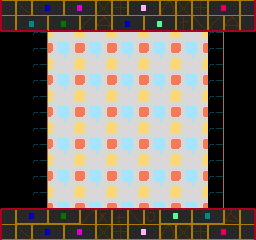

Rendered tile map (Tiled .tmx) drawn with the repository's tilesets; below, a short description and the full map source, tile grids included:
An orthogonal 16x15 tile map with 16x16 px tiles, 2 tile layers (back, front) and 1 object (Shop).

<map version="1.0" orientation="orthogonal" width="16" height="15" tilewidth="16" tileheight="16">
 <tileset firstgid="1" name="tiles1" tilewidth="16" tileheight="16">
  <image source="../../img/tiles/tiles0.gif" trans="ff00ff" width="256" height="256" />
 </tileset>
 <layer name="back" width="16" height="15">
  <data encoding="csv">
0,0,182,130,129,130,129,130,129,130,129,130,129,182,0,0,
0,0,182,146,145,146,145,146,145,146,145,146,145,182,0,0,
0,0,182,130,129,130,129,130,129,130,129,130,129,182,0,0,
0,0,182,146,145,146,145,146,145,146,145,146,145,182,0,0,
0,0,182,130,129,130,129,130,129,130,129,130,129,182,0,0,
0,0,182,146,145,146,145,146,145,146,145,146,145,182,0,0,
0,0,182,130,129,130,129,130,129,130,129,130,129,182,0,0,
0,0,182,146,145,146,145,146,145,146,145,146,145,182,0,0,
0,0,182,130,129,130,129,130,129,130,129,130,129,182,0,0,
0,0,182,146,145,146,145,146,145,146,145,146,145,182,0,0,
0,0,182,130,129,130,129,130,129,130,129,130,129,182,0,0,
0,0,182,146,145,146,145,146,145,146,145,146,145,182,0,0,
0,0,182,130,129,130,129,130,129,130,129,130,129,182,0,0,
0,0,182,146,145,146,145,146,145,146,145,146,145,182,0,0,
0,0,182,130,129,130,129,130,129,130,129,130,129,182,0,0
</data>
 </layer>
 <layer name="front" width="16" height="15">
  <data encoding="csv">
97,99,67,68,87,88,115,116,85,86,119,115,116,81,82,104,
17,7,8,1,2,22,23,3,4,5,6,20,21,22,23,24,
0,0,0,0,0,0,0,0,0,0,0,0,0,0,0,0,
0,0,0,0,0,0,0,0,0,0,0,0,0,0,0,0,
0,0,0,0,0,0,0,0,0,0,0,0,0,0,0,0,
0,0,0,0,0,0,0,0,0,0,0,0,0,0,0,0,
0,0,0,0,0,0,0,0,0,0,0,0,0,0,0,0,
0,0,0,0,0,0,0,0,0,0,0,0,0,0,0,0,
0,0,0,0,0,0,0,0,0,0,0,0,0,0,0,0,
0,0,0,0,0,0,0,0,0,0,0,0,0,0,0,0,
0,0,0,0,0,0,0,0,0,0,0,0,0,0,0,0,
0,0,0,0,0,0,0,0,0,0,0,0,0,0,0,0,
0,0,0,0,0,0,0,0,0,0,0,0,0,0,0,0,
33,51,52,49,50,38,35,36,37,34,53,54,55,56,39,40,
97,99,67,68,87,88,115,116,85,86,119,115,116,81,82,120
</data>
 </layer>
 <objectgroup name="objects" width="16" height="15">
  <properties>
   <property name="rarity" value="0" />
   <property name="tags" value="[&quot;shop&quot;]" />
  </properties>
  <object name="Shop" gid="1" x="112" y="192" />
 </objectgroup>
</map>
